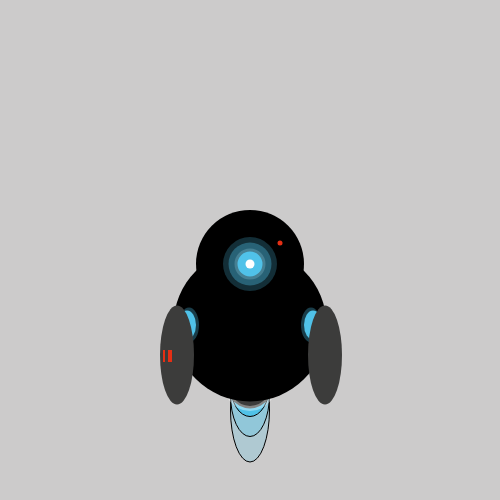
Frame 1 (no input)
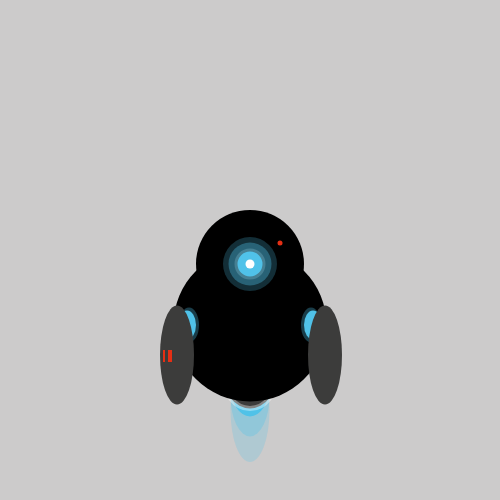
Frame 60 (no input)
Frame 120 (the mouse pressed at the canvas centre since frame 60): identical to frame 60, image omitted

The p5.js sketch that drew these frames (run headless with seeded random() and noise() and a simulated clock; from frame 60 on, the mouse is pressed at the canvas centre):

// p5.js sketch
// ── sketch.js
function preload(){
  // put preload code here
}

function setup() {
  createCanvas(500,500);

  // put setup code here
}

function draw() {
  // put drawing code here
  background(204,203,203);

  //razzetto
  fill(80,194,232,60);
  ellipse(250,410,39,104);
  fill(80,194,232,80);
  ellipse(250,395,39,83);
  fill(80,194,232);
  ellipse(250,385,39,63);

  //corpo
  fill(60,60,59);
  strokeWeight(5);
  stroke(255,255,255,95);
  ellipse(250,373,55,71);
  noStroke();
  fill(0);
  ellipse(250,264,108,108);
  fill(0);
  ellipse(250,325,153,153);

  //braccio dx
  fill(80,194,232);
  ellipse(313,325,18,29);
  fill(80,194,232,80);
  ellipse(311,325,20,35);

  fill(60,60,59);
  ellipse(325,355,34,99);

  //braccio sx
  fill(80,194,232);
  ellipse(187,325,18,29);
  fill(80,194,232,80);
  ellipse(189,325,20,35);

  fill(60,60,59);
  ellipse(177,355,34,99);

  //occhio
  fill(80,194,232);
  strokeWeight(3);
  stroke(60,60,59);
  ellipse(250,264,28,28);
  noStroke()
  fill(80,194,232,60);
  ellipse(250,264,54,54);
  noStroke()
  fill(80,194,232,90);
  ellipse(250,264,43,43);
  fill(255);
  ellipse(250,264,9,9);


  //details
  fill(229,47,20);
  ellipse(280,243,5,5);
  fill(229,47,20);
  rect(168,350,4,12);
  fill(229,47,20);
  rect(163,350,2,12);

}
